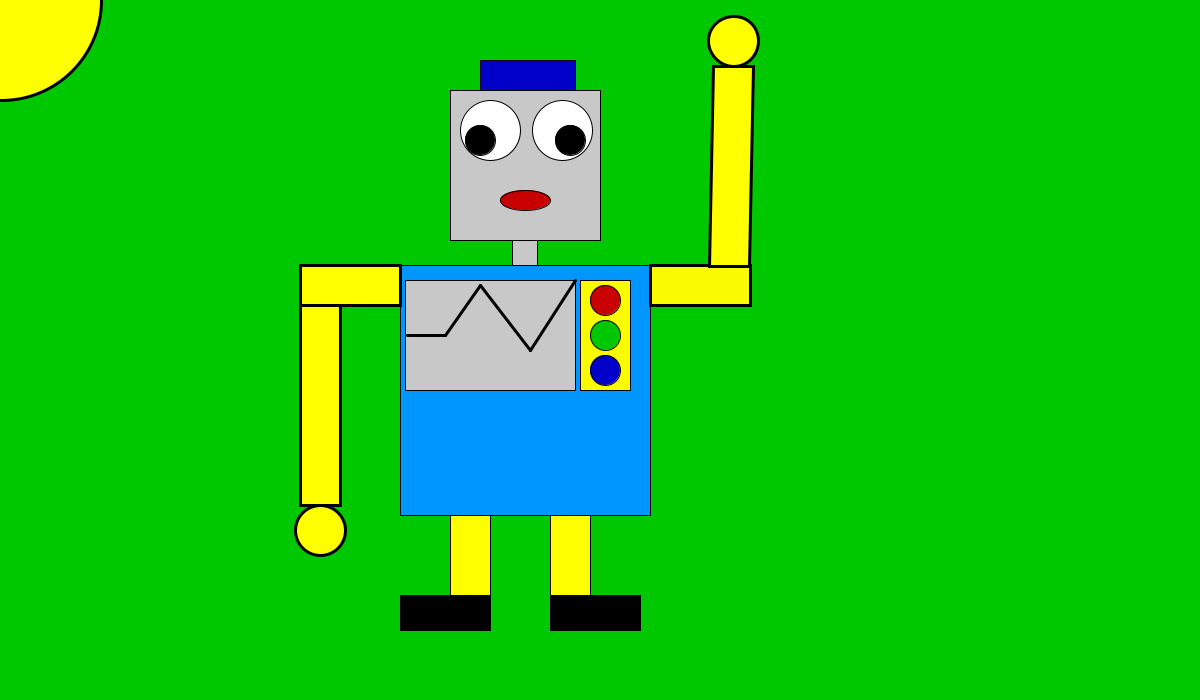
Frame 1 (no input)
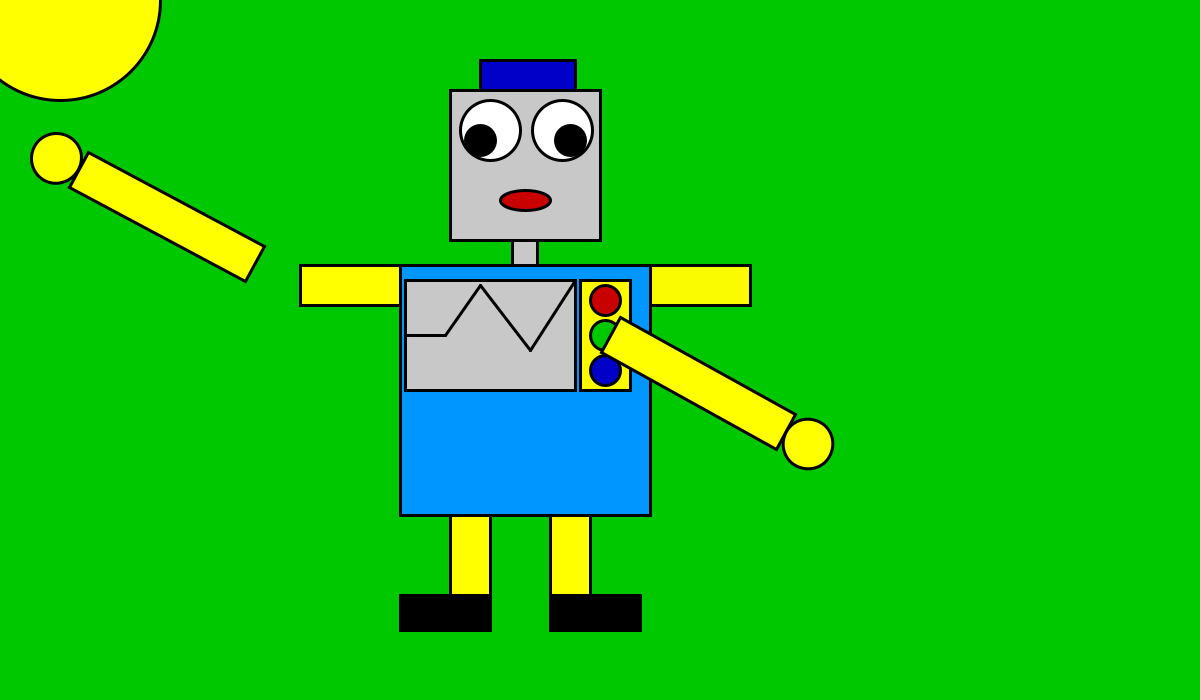
Frame 60 (the mouse pressed at the canvas centre just before this capture)
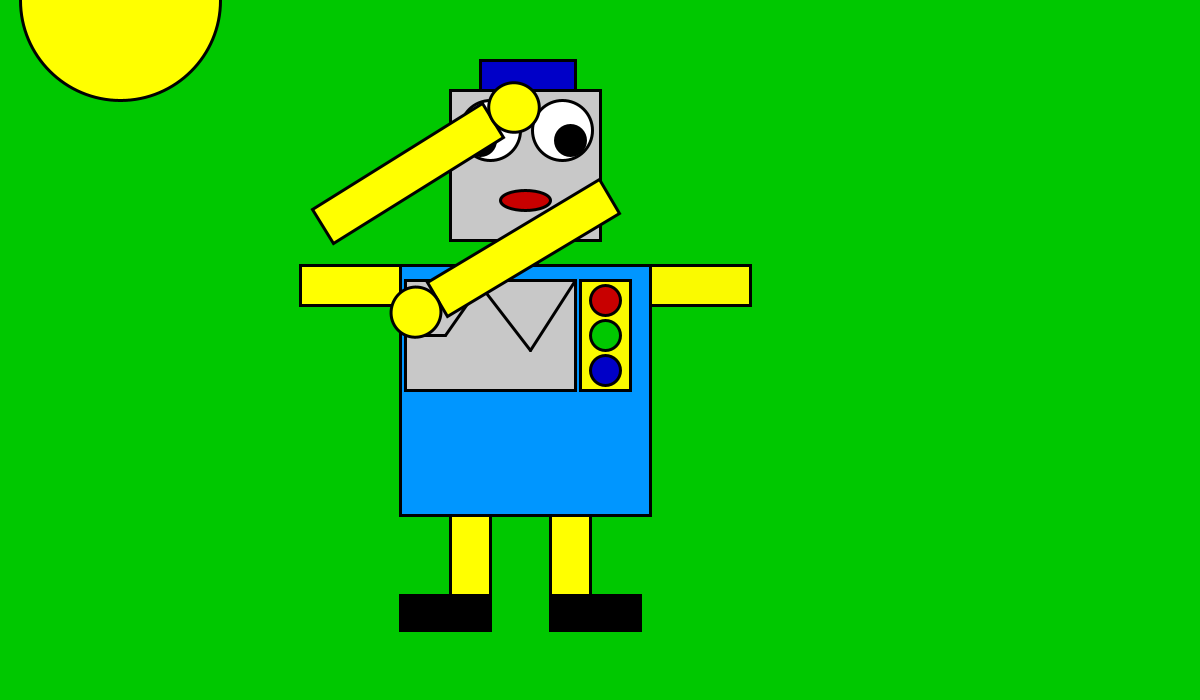
Frame 120 (the mouse held since frame 60 and released just before this capture)

The Processing sketch that drew these frames (run headless with seeded random() and noise(); from frame 60 on, the mouse is pressed at the canvas centre):

// Processing sketch: creature_animated
// ── creature_animated.pde
float x = 0;
float y = 0;
 void setup() {
 size(1200, 700);
 }
 
 void draw() {
background (0, 200, 00); // color of the background - green 
fill (0,0,200); //color of the hat - dark blue 
rect (480, 60, 95,30); //hat
fill (200,200,200); //color of the head - gray 
square(450, 90, 150); //head  
fill (200,200,200); //color of the neck - gray 
rect(512, 240, 25, 25); //neck 
fill (0,150,300); //color of the body - blue 
rect(400, 265, 250, 250); //body 
fill (300,300,300); //color of the right and left eye - white 
circle(562.5, 130, 60); // right eye 
circle(490, 130, 60); // left eye
fill (0,0,0); //color of the left and right eyeball - black 
circle(570, 140, 30); // right eyeball 
circle(480, 140,30); // left eyeball
fill (300,300,0); //color of the left and right leg - yellow 
rect(450, 515, 40, 80); //left leg 
rect (550, 515, 40, 80);// right leg 
fill (200,0,0); //color of the mouth - red 
ellipse (525, 200, 50, 20); // mouth
fill (0,0,0); //color of the left and right foot of the robot - black 
rect (400, 595, 90, 35); //left foot
rect (550, 595, 90, 35); // right foot
fill (250,250,0); //color of the robot mechanic containing the robot buttons - yellow 
rect(580, 280, 50, 110); //robot mechanics
fill (200,0,0); //color of the top button on the robot - red 
circle (605, 300, 30); //robot buttons 
fill (0,200,0); //color of the middle button on the robot - green
circle (605, 335, 30); // robot buttons 
fill (0,0,200); //color of the bottom button on the robot - blue 
circle (605, 370, 30); // robot buttons 
fill (200,200,200); // color of the robot screen - gray 
rect (405, 280, 170, 110); //robot screen
strokeWeight (3); 
line (407, 335, 445, 335); //robot screen lines 
line (445,335, 480, 285); //robot screen lines 
line (480, 285, 530, 350); //robot screen lines 
line (530, 350, 575,280); //robot screen lines 
fill (300,300,0); // color of the sun - yellow 



push ();
y = y + 1; 
circle (y,0,200); // sun in the background 
if (y>=1200)
y=0;
pop ();
 
 
 
 
 
 
 push ();
 translate (300, 265);
 rect (0, 0, 100, 40); //left arm - shorter part of the arm  

 rotate (radians(x));
 x = x + 1;
fill (100,300,100); //color of the shorter part of the left and right arm - light green
fill (300,300,0); // color of the longer part of the left and right arm - yellow
translate(-300, -265);
rect (300, 305, 40, 200); //left arm - longer part of arm 
circle (320, 530, 50); //left hand
pop();
fill (250,250,0); //color of the robot mechanic containing the robot buttons - yellow


push ();
translate (650,265);
rect (0, 0, 100, 40); //right arm - shorter part of the arm

 rotate (radians(x));
 x = x + 1; //change point of origin 
fill (0,0,0); //color of the left and right foot of the robot - black 
fill (200,200,200);  // color of the left and right hand of the robot - gray 
fill (250,250,0); //color of the robot mechanic containing the robot buttons - yellow
fill (100,300,100); //color of the shorter part of the left and right arm - light green
fill (300,300,0); // color of the longer part of the left and right arm - yellow
translate (-650,-265);
rect (710,65, 40, 200); //right arm - longer part of arm 
circle (730, 40, 50); //right hand
pop ();

 }
